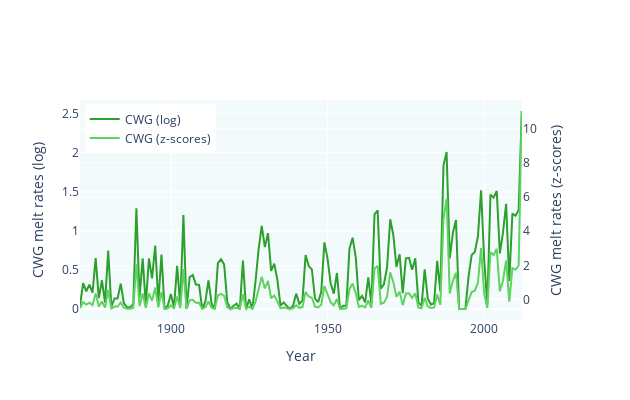

Source (notebook cell):
### Markdown cell above
## CWG melt rates

### Code cell
fig = make_subplots(specs=[[{"secondary_y": True}]])

fig.add_trace(go.Scatter(x=list(range(1871, 2013)),y=CWG_log,mode='lines',name='CWG (log)',line=dict(color='#2CA02C')),secondary_y=False)
fig.add_trace(go.Scatter(x=list(range(1871, 2013)),y=CWG,mode='lines',name='CWG (z-scores)',line=dict(color='#5FD35F')),secondary_y=True)

fig.update_layout(plot_bgcolor='rgba(215, 238, 244, 0.3)',width=630,height=400,xaxis_title='Year',legend=dict(x=0.01, y=0.98))
fig.update_yaxes(title_text='CWG melt rates (log)', secondary_y=False)
fig.update_yaxes(title_text='CWG melt rates (z-scores)', secondary_y=True)

fig.show()

### Figure 1 — Plotly figure (JSON) as saved in the notebook; plotly's stock layout.template omitted (floating-point values rounded to 4 significant figures; data arrays with more than 128 entries replaced by an {"elided": "..."} marker saying what was removed)
{"data": [{"line": {"color": "#2CA02C"}, "mode": "lines", "name": "CWG (log)", "type": "scatter", "x": {"elided": "142 int values"}, "xaxis": "x", "y": {"elided": "143 float values"}, "yaxis": "y"}, {"line": {"color": "#5FD35F"}, "mode": "lines", "name": "CWG (z-scores)", "type": "scatter", "x": {"elided": "142 int values"}, "xaxis": "x", "y": {"elided": "143 float values"}, "yaxis": "y2"}], "layout": {"height": 400, "legend": {"x": 0.01, "y": 0.98}, "plot_bgcolor": "rgba(215, 238, 244, 0.3)", "width": 630, "xaxis": {"anchor": "y", "domain": [0, 0.94], "title": {"text": "Year"}}, "yaxis": {"anchor": "x", "domain": [0, 1], "title": {"text": "CWG melt rates (log)"}}, "yaxis2": {"anchor": "x", "overlaying": "y", "side": "right", "title": {"text": "CWG melt rates (z-scores)"}}}}
